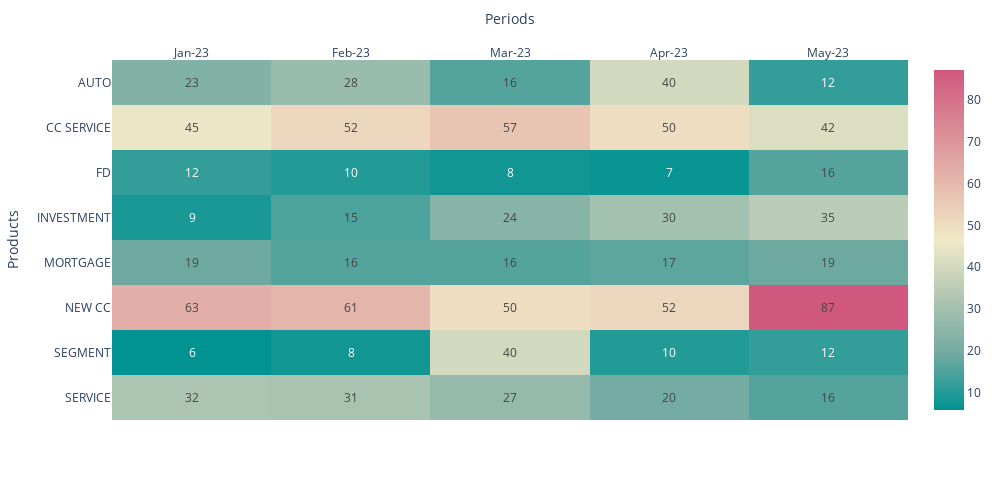

The cell this chart's notebook holds for it:
### Code cell
fig = px.imshow(ner_table.set_index(["Entities"]).drop(["Sum"], axis=1),
                labels=dict(x="Periods", y="Products"),
                color_continuous_scale="tealrose",
                aspect="auto",
                text_auto=True)
fig.update_xaxes(side="top")
fig.layout.height = 500
fig.layout.width = 1000
fig.show()

### Figure 1 — Plotly figure (JSON) as saved in the notebook; plotly's stock layout.template omitted (floating-point values rounded to 4 significant figures)
{"data": [{"coloraxis": "coloraxis", "hovertemplate": "Periods: %{x}<br>Products: %{y}<br>color: %{z}<extra></extra>", "name": "0", "texttemplate": "%{z}", "type": "heatmap", "x": ["Jan-23", "Feb-23", "Mar-23", "Apr-23", "May-23"], "xaxis": "x", "y": ["AUTO", "CC SERVICE", "FD", "INVESTMENT", "MORTGAGE", "NEW CC", "SEGMENT", "SERVICE"], "yaxis": "y", "z": [[23, 28, 16, 40, 12], [45, 52, 57, 50, 42], [12, 10, 8, 7, 16], [9, 15, 24, 30, 35], [19, 16, 16, 17, 19], [63, 61, 50, 52, 87], [6, 8, 40, 10, 12], [32, 31, 27, 20, 16]]}], "layout": {"coloraxis": {"colorscale": [[0, "rgb(0, 147, 146)"], [0.1667, "rgb(114, 170, 161)"], [0.3333, "rgb(177, 199, 179)"], [0.5, "rgb(241, 234, 200)"], [0.6667, "rgb(229, 185, 173)"], [0.8333, "rgb(217, 137, 148)"], [1, "rgb(208, 88, 126)"]]}, "height": 500, "margin": {"t": 60}, "width": 1000, "xaxis": {"anchor": "y", "domain": [0, 1], "side": "top", "title": {"text": "Periods"}}, "yaxis": {"anchor": "x", "autorange": "reversed", "domain": [0, 1], "title": {"text": "Products"}}}}
